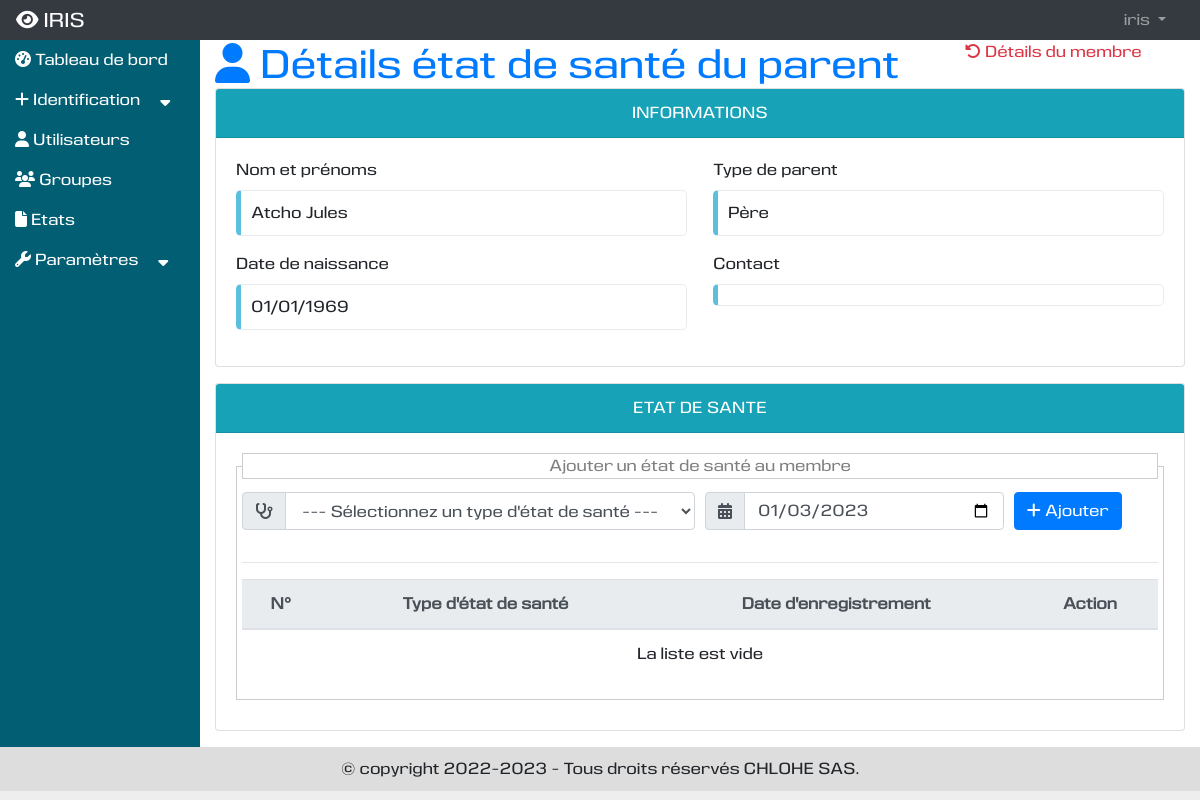
Screenshot of /presentation/detail-parent-secteuragricole/6/1 (signed in) with the database file from the repository.
### vieprofessionnelle/models.py (models this page shows, shortened)
class Parent(models.Model):
    nomprenoms = models.CharField(max_length=250, verbose_name="Nom et prénoms")
    datenaissance = models.DateField(null=True, blank=True, verbose_name="Date de naissance")
    contact = models.CharField(max_length=50, null=True, blank=True, default="", verbose_name="Contact")
    adresse = models.CharField(max_length=150, null=True, blank=True,default="", verbose_name="Adresse")
    dateenre = models.DateTimeField(default=None, null=True, blank=True, verbose_name="Date d'enregistrement")
    typeparent = models.ForeignKey(TypeParent, on_delete=models.CASCADE)

class TypeParent(models.Model):
    libelle = models.CharField(max_length=100, verbose_name="Libellé", unique=True)
    def __str__(self):
        return self.libelle

### presentation/views.py (the view)
# urls.py: path('detail-parent-secteuragricole/<str:id>/<str:id_retour>', views.detail_parent_secteuragricole, name='detail_parent_secteuragricole'),
@login_required
@permission_required('vieprofessionnelle.add_membre', raise_exception=True)
def detail_parent_secteuragricole(request, id, id_retour):
    try:
        parent = Parent.objects.get(id=id)
    except Parent.DoesNotExist:
        messages.error(request, "Ce parent n'existe pas.")
        return HttpResponseRedirect(reverse('presentation:ajouter_secteuragricole'))
    typeetatsantes = TypeEtatSante.objects.order_by('id')
    etatsantes = EtatSante.objects.filter(parent=parent).order_by('id')
    context = {
        'title': "Détials état de santé du parent",
        'typeetatsantes': typeetatsantes,
        'etatsantes': etatsantes,
        'parent': parent,
        'id_retour': id_retour,
    }
    return render(request, 'presentation/detail_parent_secteuragricole.html', context)

### presentation/templates/presentation/detail_parent_secteuragricole.html (shortened to what this page needs)
{% extends 'utilisateur/base.html' %}
{% load static %}
{% block tableau_de_bord %}
<div class="row">
    <div class="col-md-12">
        <div class="row">
            <div class="col-md-9">
                <h1 class="text-primary"><i class="fas fa-user"></i> Détails état de santé du parent</h1>
            </div>
            <div class="col-md-3">
                <a href="{% url 'presentation:retour_liste_membre' id_retour %}" class="text-danger"><i class="fas fa-undo-alt"></i> Détails du membre</a>
            </div>
        </div>
    </div>
    <div class="col-md-12 mb-3">
        <div class="card">
            <div class="card-header text-white text-center bg-info">INFORMATIONS</div>
            <div class="card-body">
                <div class="form-row mb-3">
                    <div class="col mr-3">
                        <label>Nom et prénoms</label>
                        <p class="contour-info">
                            {{parent.nomprenoms}}
                        </p>
                    </div>
                    <div class="col">
                        <label>Type de parent</label>
                        <p class="contour-info">
                            {{parent.typeparent}}
                        </p>
                    </div>
                </div>
                <div class="form-row mb-3">
                    <div class="col mr-3">
                        <label>Date de naissance</label>
                        <p class="contour-info">
                            {{parent.datenaissance|date:"d/m/Y"}}
                        </p>
                    </div>
                    <div class="col">
                        <label>Contact</label>
                        <p class="contour-info">
                        </p>
                    </div>
                </div>
            </div>
        </div>
    </div>
    <div class="col-md-12 mb-3">
        <div class="card">
            <div class="card-header text-white text-center bg-info">ETAT DE SANTE</div>
            <div class="card-body">
                <form action="post" method="#" id="form_etatsante">
                    <fieldset style="border:1px solid #CCC; margin-bottom:10px; padding:5px;">
                    <legend style="font-size:1em;color:gray;border:1px solid #CCC; text-align:center;">
                        Ajouter un état de santé au membre
                    </legend>
                    <div class="form-row mb-2">
                        <div class="col-md-6">
                            <div class="input-group mb-3">
                                <div class="input-group-prepend">
                                    <label class="input-group-text" for="select_typeetatsante"><i class="fas fa-stethoscope"></i></label>
                                </div>
                                <select name="select_typeetatsante" id="select_typeetatsante" class="form-control" required>
                                    <option value="" selected>--- Sélectionnez un type d'état de santé ---</option>
                                </select>
                            </div>
                        </div>
                        <div class="col-md-4">
                            <div class="input-group mb-3">
                                <div class="input-group-prepend">
                                    <span class="input-group-text"><i class="fas fa-calendar-alt"></i></span>
                                </div>
                                <input type="date" name="dateenre_e" id="dateenre_e" value="{% now 'Y-m-d' %}" class="form-control">
                            </div>
                        </div>
                        <div class="col-md-2">
                            <div class="input-group mb-3 justify-content-start">
                                <button type="submit" id="envoyer_etatsante" name="envoyer_etatsante" class="btn btn-primary">
                                    <i class="fa fa-plus"></i> Ajouter
                                </button>
                            </div>
                        </div>
                    </div>
                    <hr />
                    <table class="table table-hover table-responsive-md text-center" id="tableetatsante">
                        <thead>
                        <tr class="thead-light">
                            <th>N°</th>
                            <th>Type d'état de santé</th>
                            <th>Date d'enregistrement</th>
                            <th>Action</th>
                        </tr>
                        </thead>
                        <tbody>
                        {% for etatsante in etatsantes %}
                        <tr>
                            <td>{{forloop.counter}}</td>
                            <td>{{etatsante.typeetatsante|upper}}</td>
                            <td>{{etatsante.dateenre|date:"d/m/Y"}}</td>
                            <td class="text-center">
                                <button type="button" title="Supprimer" class="btn btn-outline-danger btn-sm" data-toggle="modal" data-target="#etatsantesupprimermodal{{etatsante.id}}" data-backdrop="static"><i class="fas fa-trash-alt"></i></button>
                                <div class="modal fade" id="etatsantesupprimermodal{{etatsante.id}}" role="dialog">
                                    <div class="modal-dialog">
                                        <div class="modal-content">
                                            <div class="modal-header">
                                                <h4 class="modal-title">Confirmez-vous la suppression ?</h4>
                                                <button type="button" class="close" data-dismiss="modal">&times;</button>
                                            </div>
                                            <div class="modal-body">
                                                <h5>
                                                    Etat de santé : <strong>{{etatsante.typeetatsante.libelle|capfirst}}</strong>
                                                </h5>
                                            </div>
                                            <div class="modal-footer justify-content-center">
                                                <form style="display:inline-block; text-align:center" method="get" action="#">
                                                    <input type="text" name="id_parent_etatsante_s" id="id_parent_etatsante_s{{etatsante.id}}" value="{{parent.id}}" hidden>
                                                    <button type="submit" name="supprimer_e" value="{{etatsante.id}}" class="btn btn-success btn-sm">Oui</button>
                                                </form>
                                                <button class="btn btn-danger btn-sm" name="annuler_e" data-dismiss="modal">Non</button>
                                            </div>
                                        </div>
                                    </div>
                                </div>
                            </td>
                        </tr>
                        {% empty %}
                        <tr class="text-center">
                            <td colspan="4" class="text-center">
                                La liste est vide
                            </td>
                        </tr>
                        {% endfor %}
                        </tbody>
                    </table>
                </fieldset>
                </form>
            </div>
        </div>
    </div>
</div>
{% include 'toast.html' %}
{% endblock %}

### templates/nav.html (shortened to what this page needs)
<nav class="navbar navbar-expand-md bg-dark navbar-dark">
  <a class="navbar-brand" href="{% url 'presentation:index' %}"><i class="fas fa-eye"></i> IRIS</a>
  <div class="collapse navbar-collapse" id="collapsNavbar">
    <ul class="navbar-nav">
      {% if not user.is_authenticated %}
      <li class="nav-item">
        <a class="nav-link" href="{% url 'utilisateur:connexion' %}">Connexion</a>
      </li>
      <li class="nav-item">
        <a class="nav-link" href="{% url 'utilisateur:inscription' 0 %}">S'inscrire</a>
      </li>
      {% else %}
      <li class="nav-item dropdown" style="position: relative; z-index:100">
        <a class="nav-link dropdown-toggle" href="#" id="navbardrop" data-toggle="dropdown">
          {{user.get_username}}
        </a>
      </li>
      {% endif %}
    </ul>
  </div>
</nav>

### static/css/css.css (style rules this page uses)
body { margin: 0px; padding: 0px; background : #EEE; font-family: 'eurocinewebfont'; }
nav { margin: 0px; padding: 0px; padding: 10px 10px 0px 10px; height: 40px; background: #DDD; }
nav div { display: flex; flex-direction: row; flex-wrap: wrap; justify-content: flex-end; }
nav div ul { margin: 0px; padding: 0px; list-style-type: none; }
nav div ul li { display: inline-block; margin-right: 10px; }
nav div ul li a { text-decoration: none; }
.contour-info { display : block; margin:0px; padding-left: 10px; padding-top: 10px; padding-bottom: 10px; border: 1px solid #e9ecef; border-left: solid 5px #5bc0de; border-radius: 5px; }
#contenu h1 { margin: 0px; padding : 0px; }

### rows the page displays
Parent: nomprenoms "Atcho Jules", typeparent "Père", datenaissance "01/01/1969"

### other values shown
{{ user.get_username }} "iris"
{{ annee }} "2023"
